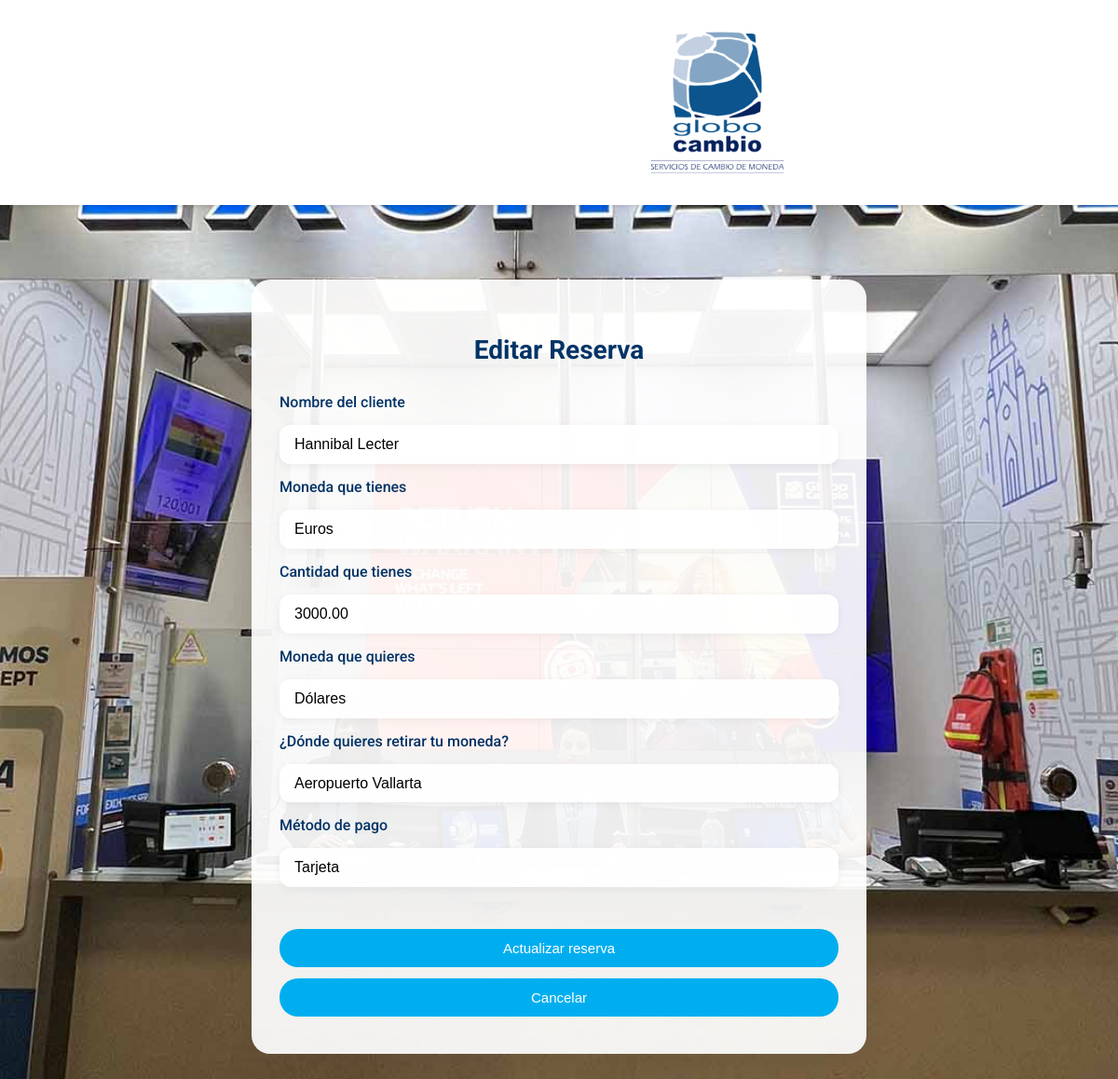
The page /editar.php?id=4 on the database its author committed.
### tables this page shows
CREATE TABLE `reservas` (
  `id` int(11) NOT NULL,
  `nombre_cliente` varchar(100) NOT NULL,
  `moneda_tienes` varchar(50) NOT NULL,
  `cantidad_tienes` decimal(10,2) NOT NULL,
  `moneda_quieres` varchar(50) NOT NULL,
  `lugar_retiro` varchar(100) NOT NULL,
  `metodo_pago` varchar(50) NOT NULL,
  `fecha_reserva` timestamp NULL DEFAULT current_timestamp()
);

### editar.php (the view, shortened to what this page needs)
<?php
$conexion = new mysqli("sql202.infinityfree.com", "if0_38951911", "globocambio666", "if0_38951911_globocambiomx");
$mostrarFormulario = true;
if (isset($_GET["id"])) {
    $id = $_GET["id"];
    $sql = "SELECT * FROM reservas WHERE id = $id";
    $resultado = $conexion->query($sql);
    if ($resultado->num_rows > 0) {
        $fila = $resultado->fetch_assoc();
    } else {
        $mensaje = "Reserva no encontrada.";
        $mostrarFormulario = false;
    }
}
?>
<!DOCTYPE html>
<html lang="es">
<head>
    <link rel="stylesheet" href="formulario.css">
</head>
<body style="background-image: url('oficina.jpg');">
    <header>
        <img src="globocambio.png" alt="Logo GloboCambio" class="logo">
    </header>
    <div class="container">
        <?php if ($mostrarFormulario): ?>
        <h1>Editar Reserva</h1>
        <form method="POST" action="editar.php">
            <label for="nombre_cliente">Nombre del cliente</label>
            <input type="text" name="nombre_cliente" id="nombre_cliente" value="<?php echo $fila['nombre_cliente']; ?>" required>
            <label for="moneda_tienes">Moneda que tienes</label>
            <input type="text" name="moneda_tienes" id="moneda_tienes" value="<?php echo $fila['moneda_tienes']; ?>" required>
            <label for="cantidad_tienes">Cantidad que tienes</label>
            <input type="number" step="0.01" name="cantidad_tienes" id="cantidad_tienes" value="<?php echo $fila['cantidad_tienes']; ?>" required>
            <label for="moneda_quieres">Moneda que quieres</label>
            <input type="text" name="moneda_quieres" id="moneda_quieres" value="<?php echo $fila['moneda_quieres']; ?>" required>
            <label for="lugar_retiro">¿Dónde quieres retirar tu moneda?</label>
            <select name="lugar_retiro" id="lugar_retiro" required>
                <option value="Aeropuerto Vallarta" <?php if ($fila['lugar_retiro'] === 'Aeropuerto Vallarta') echo 'selected'; ?>>Aeropuerto Vallarta</option>
            </select>
            <label for="metodo_pago">Método de pago</label>
            <input type="text" name="metodo_pago" id="metodo_pago" value="<?php echo $fila['metodo_pago']; ?>" required>
            <div class="botones">
                <button type="submit">Actualizar reserva</button>
                <a href="listar.php"><button type="button">Cancelar</button></a>
            </div>
        </form>
        <?php endif; ?>
    </div>
</body>
</html>

### formulario.css (style rules this page uses)
body { font-family: 'Roboto', sans-serif; margin: 0; padding: 0; background-size: cover; background-position: center; background-repeat: no-repeat; color: #003366; }
header { background-color: white; padding: 10px 20px; display: flex; align-items: center; box-shadow: 0 2px 4px rgba(0,0,0,0.1); }
.logo { height: 200px; margin-left: 650px; }
.container { max-width: 600px; margin: 80px auto; background-color: rgba(255, 255, 255, 0.92); padding: 40px 30px; border-radius: 20px; box-shadow: 0 8px 30px rgba(0, 0, 0, 0.08); position: relative; z-index: 1; }
form { display: flex; flex-direction: column; gap: 15px; }
input[type="text"], input[type="number"] { padding: 12px 16px; border: none; border-radius: 12px; box-shadow: 0 2px 10px rgba(0, 0, 0, 0.06); font-size: 16px; background-color: rgba(255, 255, 255, 0.95); transition: all 0.3s ease; }
select { padding: 12px 16px; border: none; border-radius: 12px; box-shadow: 0 2px 10px rgba(0, 0, 0, 0.06); font-size: 16px; background-color: rgba(255, 255, 255, 0.95); transition: all 0.3s ease; appearance: none; -webkit-appearance: none; -moz-appearance: none; }
label { font-weight: 500; color: #003366; }
button { background-color: #00AEEF; color: white; border: none; padding: 12px 20px; border-radius: 20px; font-weight: 500; font-size: 15px; cursor: pointer; transition: background 0.3s ease; width: 100%; }
h1 { text-align: center; font-size: 28px; font-weight: 700; margin-bottom: 30px; color: #003366; }
.botones { display: flex; flex-direction: column; gap: 12px; margin-top: 30px; }
a { color: #003366; text-decoration: none; }

### rows shown on the page
reservas: nombre_cliente "Hannibal Lecter", moneda_tienes "Euros", cantidad_tienes "3000.00", moneda_quieres "Dólares", lugar_retiro "Aeropuerto Vallarta", metodo_pago "Tarjeta"
